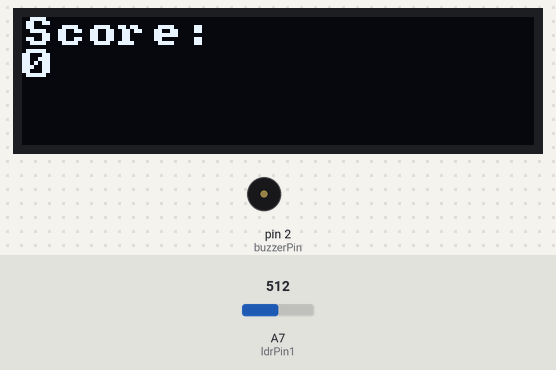
This sketch was run on a simulated Arduino Nano, built with avr-gcc and run on an emulated ATmega328P. On the bench: 128×32 one-colour display, buzzer (waves = sounding, pin HIGH). The inputs (shaded band) are chosen by the test bench; at power-on: A7 (ldrPin1) = 512. What the sketch prints to the serial monitor is not drawn.

Above: at 1.2 s.
1.3 s: A7 (ldrPin1) set to 1008
2.8 s: A7 (ldrPin1) set to 1021
At 3.2 s:
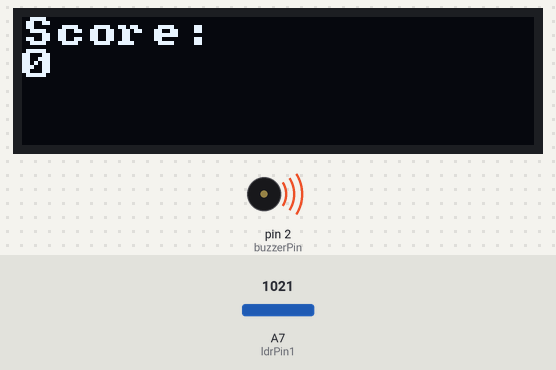
5.8 s: A7 (ldrPin1) set to 990
At 6.5 s:
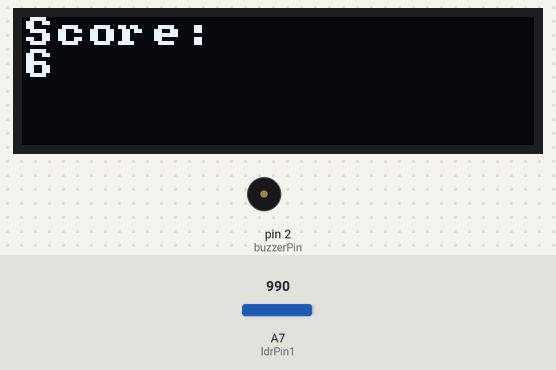
Timing chart, 0 to 8.8 s (numbered marks = the images above; inputs shaded):
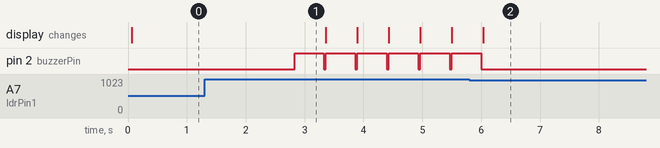

Measured:
- the behaviour switches between 1020 and 1021 on A7 (ldrPin1) (found by bisection; images 0 and 1)
- after the input at 1.3 s, every drawn part: stays the same
- after the input at 2.8 s, pin 2 (buzzerPin): alternates HIGH for 0.50 s and LOW for 0.03 s, starting at once
- after the input at 5.8 s, pin 2 (buzzerPin): goes on until 6.0 s, then stays LOW

The sketch:

count_score.ino
```cpp
const int ldrPin1 = A7;
const int ldrPin2 = A1;
const int buzzerPin = 2;
const int ldrThreshold = 600;
unsigned long waitTime = 500;
unsigned long lastShot = 0;
unsigned long lastSensor1Detected = 0;
int score = 0;

bool detectScore1(){
  int laser = analogRead(ldrPin1);
  return (laser > 1020);
}

void setup(){
  Serial.begin(9600);
  pinMode(buzzerPin,OUTPUT);
  setupDisplay();
}


//void loop()
//Main portion of the program. Loop runs continuously until the
//Arduino loses power. The Arduino checks to see if a shot has
//been made.
void loop()
{
  if(detectScore1() && millis()-lastShot >= waitTime)
  {
    digitalWrite(buzzerPin, HIGH);
    score++;
    lastShot = millis();
    delay(500);
    digitalWrite(buzzerPin, LOW);
  }
  Serial.println(score);
  String score_string=String(score);
  writeDisplay("Score:", 0, false);
  writeDisplay(score_string.c_str(), 1, false);
}


//boolean detectScore()
//@return      true if shot is detected, false if otherwise
//
//Detects whether or not a shot was made by checking if the
//distance from the ultrasonic distance sensor to the next closest
//object is under the "threshold."


//double distance()
//@return      the distance in centimeters (cm)
//
//Calculates the distance from the sensor to the next closest
//object.


//void incrementScore()
//Increments the socre variable by 1.


//Interrupt Service Routine
//Displays the numbers for the score on the 7-segment display.
//It lights a single segment every 1 ms incrementing the segment
//index every iteration. The "if (bitRead(xxx))" statements
//determine which segment needs to be lit based upon the hexadecimal
//representation of the number we are trying to display and how
//it relates to the segments of the 7-segment display. See
//comments at the beginning of the code. Assumes index variable
//is non-negative.
```

Display.ino
```cpp
// OLED Library includes
#include "U8x8lib.h" // include the fast graphics library
#include "Wire.h"    // include the I2C library

/*
 * Instantiate the display object “oled” and reset it using the
 * predefined argument “U8X8_PIN_NONE”
 * NOTE: if you have trouble with this constructor call, your OS
 * might require that you specify the I2C pins (22 and 23) as
 * arguments. If that is the case, you would change the call to this:
 * U8X8_SSD1306_128X32_UNIVISION_HW_I2C oled(U8X8_PIN_NONE, 22, 23);
 */
U8X8_SSD1306_128X32_UNIVISION_HW_I2C oled(U8X8_PIN_NONE);

// Clear the display no more than once per second
const int MAX_REFRESH = 1000;
unsigned long lastClear = 0;

void setupDisplay() {
    oled.begin(); // Initializes u8x8 object
    oled.setPowerSave(0); // Makes sure OLED doesn't go to sleep
    oled.setFont(u8x8_font_amstrad_cpc_extended_r); // Set the font
    oled.setCursor(0, 0); //Sets the cursor at the top left corner
}

/*
 * A function to write a message on the OLED display.
 * The “row” argument specifies which row to print on: [0,1,2,3].
 * The “erase” argument specifies if the display should be cleared.
 */
void writeDisplay(const char * message, int row, bool erase) {
    unsigned long now = millis();
    //if erase is true and it's been longer than MAX_REFRESH (1s)
    if(erase && (millis() - lastClear >= MAX_REFRESH)) {
        oled.clearDisplay();
        lastClear = now;
    }
    oled.setCursor(0, row);
    oled.print(message);
}

/*
 * A function to write a CSV message on multiple lines on the OLED.
 * The “commaCount” argument says how many commas are in the String.
 * NOTE: The OLED can only display 4 lines (a maximum of 3 commas).
 */
void writeDisplayCSV(String message, int commaCount) {
     int startIndex = 0;
     for(int i=0; i<=commaCount; i++) {
          // find the index of the comma and store it in startIndex
          int index = message.indexOf(',', startIndex);

          // take everything in the string up until the comma
          String subMessage = message.substring(startIndex, index);

          startIndex = index + 1; // skip over the comma

          // Write the substring onto the OLED!
          writeDisplay(subMessage.c_str(), i, false);
     }
}
```
